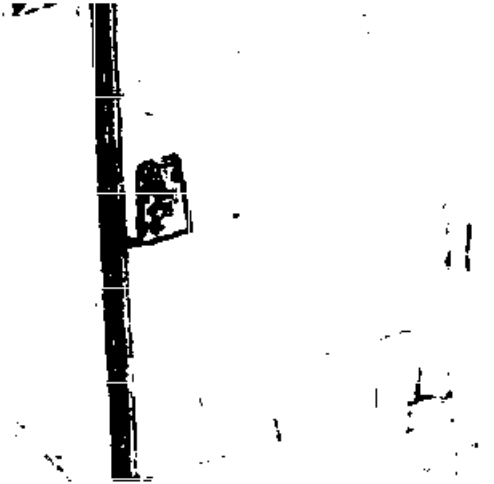
#> input picture pred_mask.png, 494 x 484 px, given in place of test0.jpg, which was not available
$ jupyter execute --allow-errors openCV.ipynb   (shell and % lines are left out)   (older library calls are emulated)   (text cells are left out)
#> lines starting #> are read from the running program, lines starting #| are printed output that depends on the picture; long printed decimals are rounded; pictures that were not available may be replaced by others from this repository, and a replacement may not be noted
[cell 1]
from google.colab import auth
auth.authenticate_user()
from oauth2client.client import GoogleCredentials
#> (the rest of this cell did not finish here and is left out)

[cell 2]
import os
import numpy as np
import cv2
import  matplotlib.pyplot as plt
import matplotlib.image as mpimg

[cell 3]
# Setup SimpleBlobDetector parameters.
params = cv2.SimpleBlobDetector_Params()

# Change thresholds
params.minThreshold = 10;
params.maxThreshold = 200;

# Filter by Area.
params.filterByArea = True
params.minArea = 1000

# Filter by Circularity
params.filterByCircularity = True
params.minCircularity = 0.1

# Filter by Convexity
params.filterByConvexity = False
params.minConvexity = 0.87

# Filter by Inertia
params.filterByInertia = False
params.minInertiaRatio = 0.01

[cell 4]
def findKeypoint(imPath, params):
#> called with imPath = 'drive/test0.jpg'
  im = mpimg.imread(imPath)
#> im is the input picture: shape (484, 494, 4) float32; mean R, G, B, A 0.935, 0.935, 0.935, 1
  detector = cv2.SimpleBlobDetector_create(params)

  #Image crop/filtering
  im = im[100:250, 100:800]
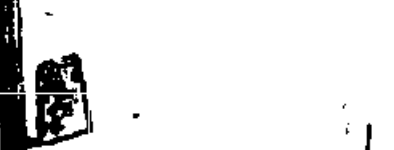
#> im: shape (150, 394, 4) float32; mean R, G, B, A 0.887, 0.887, 0.887, 1
  im = cv2.GaussianBlur(im,(3,3),0)
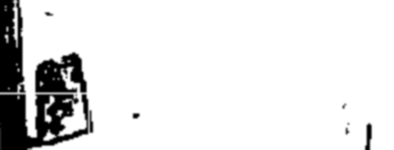
#> im: shape (150, 394, 4) float32; mean R, G, B, A 0.887, 0.887, 0.887, 1

  #Detect blobs
  keypoints = detector.detect(im)

#   #Draw Keypoints
#   im_with_keypoints = cv2.drawKeypoints(im, keypoints, np.array([]), (0,0,255), cv2.DRAW_MATCHES_FLAGS_DRAW_RICH_KEYPOINTS)
#   imgplot = plt.imshow(im_with_keypoints)
#   plt.show()

  #Extract Keypoint Infp
  if len(keypoints) > 0:
    x, y = keypoints[0].pt[0],keypoints[0].pt[1]
    size = keypoints[0].size

    return x, y, size

  return 0, 0, 0

[cell 5]
def findDirection(imFolder):

  numImages = len(os.listdir(imFolder))

  xList, yList, sizeList = [], [], []

  for i in range(0, numImages):
    imName = "test" + str(i) + ".jpg"
    imPath = "drive/" + imName
    x, y, size = findKeypoint(imPath, params)
#     print(x,y,size)

    xList.append(x)
    yList.append(y)
    sizeList.append(size)

  xList = np.asarray(xList)
  yList = np.asarray(yList)
  sizeList = np.asarray(sizeList)

  indices = np.where(xList > 0)

  if len(indices[0]) > 1:
    start, end = indices[0][0], indices[0][-1]
    if xList[start] > xList[end]:
      status = "leaving"

    elif xList[start] < xList[end]:
      status = "departing"

  else:
    status = "no change"

  return status

[cell 6]
imFolder = "drive/testImages"

#> (the rest of this cell did not finish here and is left out)

[cell 7]
def findKeypoint(imPath, params):
  im = mpimg.imread(imPath)
  detector = cv2.SimpleBlobDetector_create(params)

  #Image crop/filtering
  im = im[100:250, 100:800]
  im = cv2.GaussianBlur(im,(3,3),0)

  #Detect blobs
  keypoints = detector.detect(im)

  #Draw Keypoints
  im_with_keypoints = cv2.drawKeypoints(im, keypoints, np.array([]), (0,0,255), cv2.DRAW_MATCHES_FLAGS_DRAW_RICH_KEYPOINTS)
  imgplot = plt.imshow(im_with_keypoints)
  plt.show()

  #Extract Keypoint Infp
  if len(keypoints) > 0:
    x, y = keypoints[0].pt[0],keypoints[0].pt[1]
    size = keypoints[0].size

    return x, y, size

  return 0, 0, 0

[cell 8]
# Setup SimpleBlobDetector parameters.
params = cv2.SimpleBlobDetector_Params()

# Change thresholds
params.minThreshold = 10;
params.maxThreshold = 200;

# Filter by Area.
params.filterByArea = True
params.minArea = 1000

# Filter by Circularity
params.filterByCircularity = True
params.minCircularity = 0.1

# Filter by Convexity
params.filterByConvexity = False
params.minConvexity = 0.87

# Filter by Inertia
params.filterByInertia = False
params.minInertiaRatio = 0.01

[cell 9]
xList, yList, sizeList = [], [], []

#> (the rest of this cell did not finish here and is left out)

[cell 10]
print(xList)
print(yList)
print(sizeList)

xList = np.asarray(xList)
yList = np.asarray(yList)
sizeList = np.asarray(sizeList)

[cell 11]
indices = np.where(xList > 0)

if len(indices[0]) > 1:
  start, end = indices[0][0], indices[0][-1]
  if xList[start] > xList[end]:
    print("leaving")
  else:
    print("arriving")

[cell 12]
im = cv2.imread("drive/2.jpg")
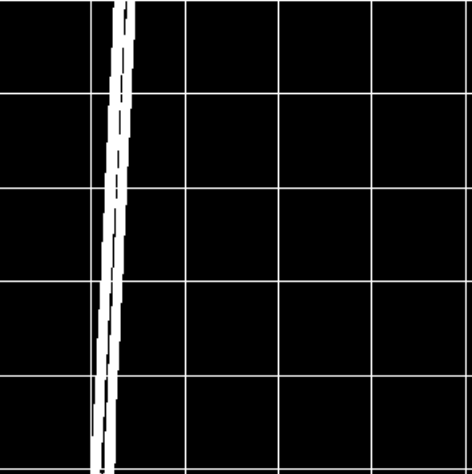
#> input picture real_mask.png, 472 x 474 px, given in place of 2.jpg, which was not available
#> im is the input picture: shape (474, 472, 3); min 0, max 255, mean 20.2

[cell 13]
# Setup SimpleBlobDetector parameters.
params = cv2.SimpleBlobDetector_Params()

# Change thresholds
params.minThreshold = 10;
params.maxThreshold = 200;

# Filter by Area.
params.filterByArea = True
params.minArea = 500

# Filter by Circularity
params.filterByCircularity = True
params.minCircularity = 0.1

# Filter by Convexity
params.filterByConvexity = False
params.minConvexity = 0.87

# Filter by Inertia
params.filterByInertia = False
params.minInertiaRatio = 0.01

# Create a detector with the parameters
ver = (cv2.__version__).split('.')
if int(ver[0]) < 3 :
    detector = cv2.SimpleBlobDetector(params)
else :
    detector = cv2.SimpleBlobDetector_create(params)

[cell 14]
# Detect blobs.
keypoints = detector.detect(im)
#> keypoints = 5 keypoints; (x, y, size): (159, 47, 88.2), (101, 45, 58.8), (99, 138, 55.8), (97, 232, 52), (95, 323, 49.9)

[cell 15]
# Draw detected blobs as red circles.
# cv2.DRAW_MATCHES_FLAGS_DRAW_RICH_KEYPOINTS ensures the size of the circle corresponds to the size of blob
im_with_keypoints = cv2.drawKeypoints(im, keypoints, np.array([]), (0,0,255), cv2.DRAW_MATCHES_FLAGS_DRAW_RICH_KEYPOINTS)

[cell 16]
imgplot = plt.imshow(im_with_keypoints)
plt.show()

[cell 17]
x, y = keypoints[0].pt[0],keypoints[0].pt[1]
#> x = 96.88; y = 231.5
size = keypoints[0].size
#> size = 52
print(x,y)
#| 96.878 231.512
print(size)
#| 51.997

[cell 18]
test1 = mpimg.imread("drive/test7.jpg")
#> (the rest of this cell did not finish here and is left out)
